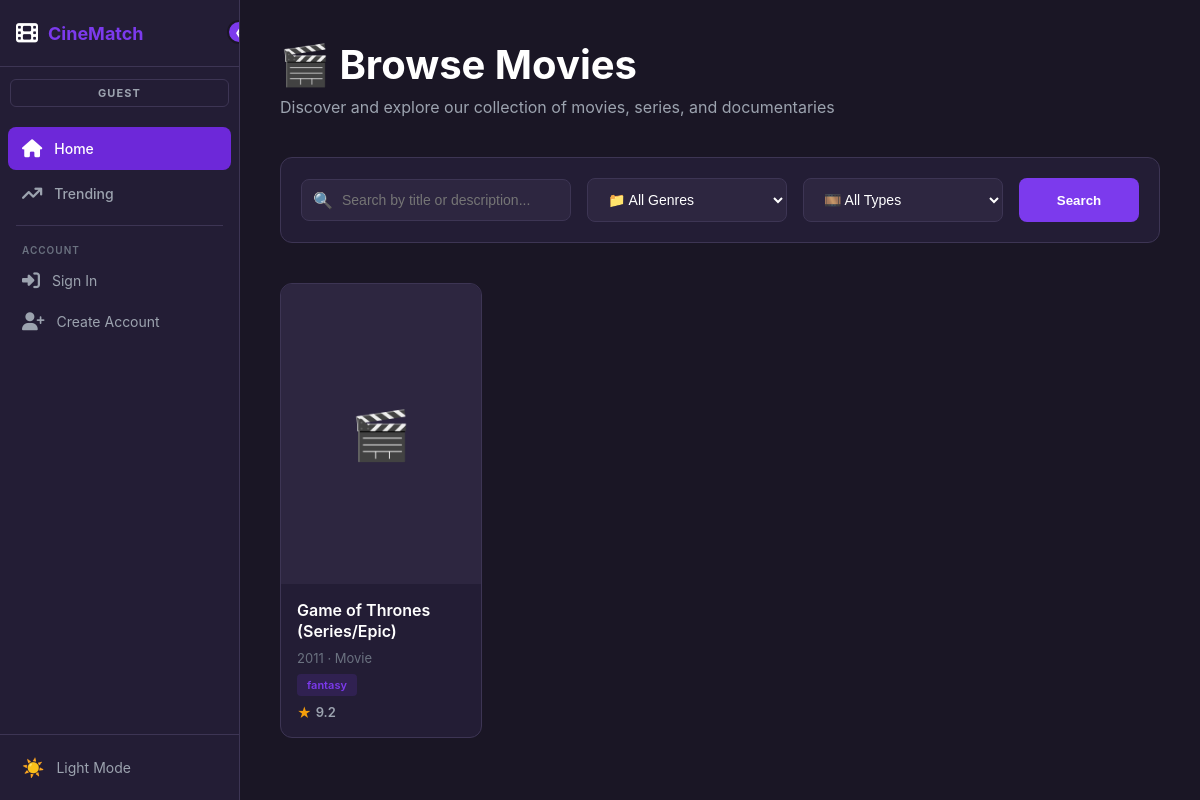
The app's page /, older data.
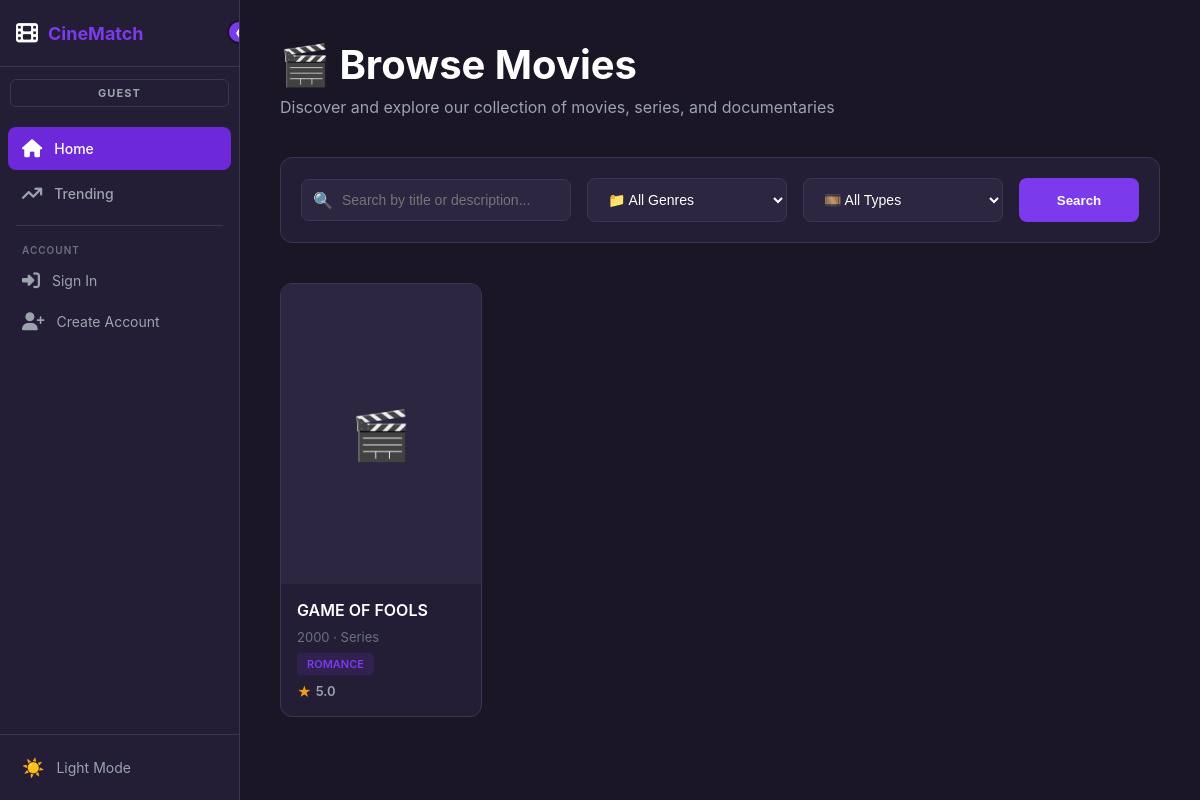
The same page, newer data.
### movies/models.py (models this page shows, shortened)
class Movie(models.Model):
    CONTENT_TYPES = [
        ('movie', 'Movie'),
        ('series', 'Series'),
        ('documentary', 'Documentary'),
    ]
    title = models.CharField(max_length=255)
    description = models.TextField(blank=True)
    release_year = models.IntegerField(null=True, blank=True)
    duration = models.IntegerField(null=True, blank=True)
    language = models.CharField(max_length=50, blank=True)
    content_type = models.CharField(max_length=20, choices=CONTENT_TYPES, default='movie')
    poster = models.ImageField(upload_to='posters/', blank=True, null=True)
    trailer_url = models.URLField(blank=True)
    genres = models.ManyToManyField(Genre, related_name='movies', blank=True)
    poster_path = models.CharField(max_length=255, blank=True, null=True)
    average_rating = models.FloatField(default=0.0)
    created_at = models.DateTimeField(auto_now_add=True)
    description_vector = models.JSONField(null=True, blank=True)
    tmdb_rating = models.FloatField(default=0.0)

class Genre(models.Model):
    name = models.CharField(max_length=100, unique=True)
    slug = models.SlugField(unique=True)

### movies/views.py (the view)
# urls.py: path('', movie_views.movie_list, name='home'), # Change this line!
def movie_list(request):
    query      = request.GET.get('q', '')
    genre_id   = request.GET.get('genre', '')
    content_type = request.GET.get('type', '')
    movies = Movie.objects.prefetch_related('genres').all()
    if query:
        movies = movies.filter(Q(title__icontains=query) | Q(description__icontains=query))
    if genre_id:
        movies = movies.filter(genres__id=genre_id)
    if content_type:
        movies = movies.filter(content_type=content_type)
    genres = Genre.objects.all()
    return render(request, 'movies/list.html', {
        'movies': movies,
        'genres': genres,
        'query':  query,
    })

### templates/movies/list.html (shortened to what this page needs)
{% extends 'base.html' %}
{% block content %}
<div class="movies-container">
  <div class="movies-header">
    <h1>🎬 Browse Movies</h1>
    <p>Discover and explore our collection of movies, series, and documentaries</p>
  </div>
  <form method="get" class="search-filters">
    <div class="search-input-wrapper">
      <input
        type="text"
        name="q"
        value="{{ query }}"
        placeholder="Search by title or description..."
        class="search-input"
      >
      <span class="search-icon">🔍</span>
    </div>
    <select name="genre" class="filter-select">
      <option value="">📁 All Genres</option>
    </select>
    <select name="type" class="filter-select">
      <option value="">🎞️ All Types</option>
    </select>
    <button type="submit" class="search-btn">Search</button>
  </form>
  <div class="movies-grid">
    {% for movie in movies %}
      <a href="{% url 'movie_detail' movie.pk %}" class="movie-card">
        <div class="movie-card-image">
        {% if movie.poster_path %}
          <img src="{{ movie.poster_path }}" alt="{{ movie.title }}">
        {% else %}
          <div class="placeholder-image">
            <span>🎬</span>
          </div>
        {% endif %}
        </div>
        <div class="movie-card-content">
          <h3 class="movie-title">{{ movie.title }}</h3>
          <p class="movie-meta">
            {% if movie.release_year %}{{ movie.release_year }} · {% endif %}
            {{ movie.get_content_type_display }}
          </p>
          {% if movie.genres.all %}
            <div class="movie-genres">
              {% for genre in movie.genres.all|slice:":2" %}
                <span class="genre-badge">{{ genre.name }}</span>
              {% endfor %}
            </div>
          {% endif %}
          <div class="movie-rating">
            <span class="stars">★</span>
            <span class="rating">{{ movie.average_rating|floatformat:1 }}</span>
          </div>
        </div>
      </a>
    {% empty %}
      <div class="no-movies">
        <p class="no-movies-icon">🎬</p>
        <p class="no-movies-text">No movies found matching your search.</p>
        <a href="{% url 'movie_list' %}" class="reset-link">Clear filters</a>
      </div>
    {% endfor %}
  </div>
</div>
{% endblock %}

Row changes from the older to the newer data that the page shows:
changed Movie: title "Game of Thrones (Series/Epic)" → "GAME OF FOOLS"; release_year "2011" → "2000"; content_type "Movie" → "Series"; average_rating "9.2" → "5.0"
changed Genre: name "fantasy" → "ROMANCE"
